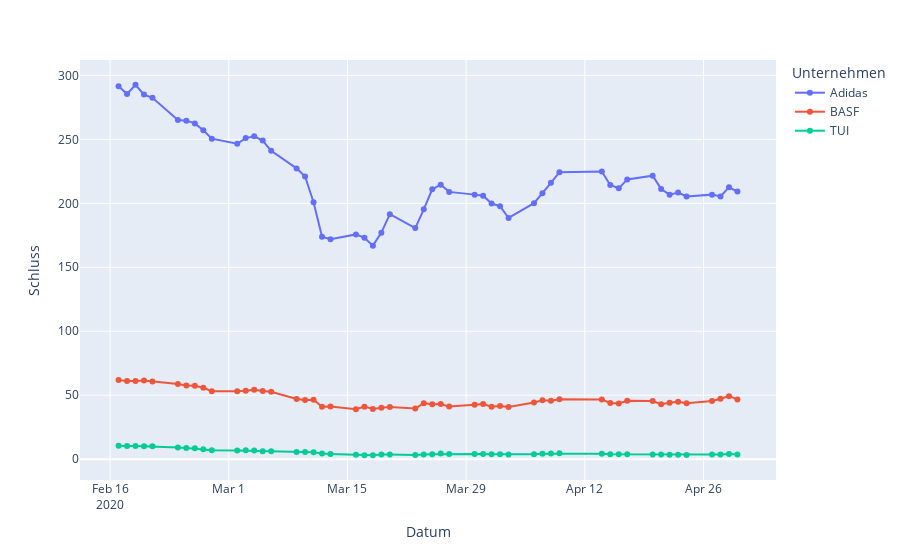

Notebook code for this chart:
### Code cell
px.line(df_3unt, x='Datum', y='Schluss', color='Unternehmen', markers=True, log_y=False)
